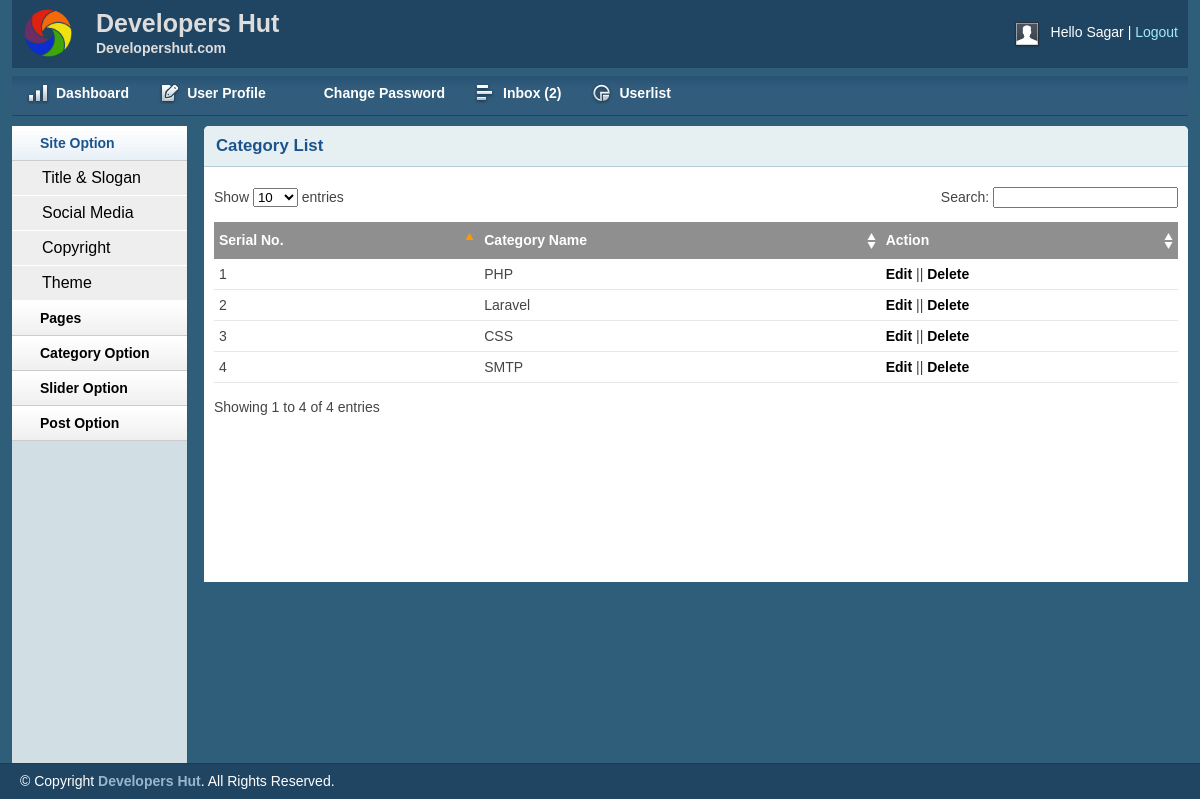
Screenshot of /admin/catlist.php (signed in) with the database file from the repository.
### tables this page shows
CREATE TABLE `tbl_category` (
  `id` int(11) NOT NULL,
  `name` varchar(50) NOT NULL
);

### lib/Database.php (called while the page is built, shortened)
<?php
Class Database{
	public $host   = DB_HOST;
	public $user   = DB_USER;
	public $pass   = DB_PASS;
	public $dbname = DB_NAME;
	public $link;
	private function connectDB(){
	$this->link = new mysqli($this->host, $this->user, $this->pass, $this->dbname);
 }
	public function select($query){
		$result = $this->link->query($query) or die($this->link->error.__LINE__);
		if($result->num_rows > 0){
			return $result;
		} else {
			return false;
		}
	}
}

### admin/catlist.php (the view, shortened to what this page needs)
<?php include 'inc/header.php' ?>
<?php include 'inc/sidebar.php' ?>
        <div class="grid_10">
            <div class="box round first grid">
                <h2>Category List</h2>
                <div class="block">
                    <table class="data display datatable" id="example">
					<thead>
						<tr>
							<th>Serial No.</th>
							<th>Category Name</th>
							<th>Action</th>
						</tr>
					</thead>
					<tbody>
					<?php
						$query  = "select * from tbl_category order by id";
						$result = $db->select($query);
						if ($result) {
							$i=0;
							while ($read=$result->fetch_assoc()) {
								$i++;
					?>
						<tr class="odd gradeX">
							<td><?php  echo $i ; ?></td>
							<td><?php  echo $read['name']; ?></td>
							<td>
								<?php
                                if ($_SESSION['role'] ==1 || $_SESSION['role'] ==3) {
                         		   ?>
								<a href="editcat.php?catid=<?php echo $read['id']; ?>">Edit</a> ||
									<a onclick="return confirm('Are you sure ??');" href="catlist.php?catid=<?php  echo $read['id']; ?>">Delete</a>
								<?php }else{
									echo 'No Action';
									} ?>
							</td>
						</tr>
					<?php
							}
								}
					?>
					</tbody>
				</table>
               </div>
            </div>
        </div>
<?php include 'inc/footer.php'?>

### admin/css/layout.css (style rules this page uses)
body { background: #fff none repeat scroll 0 0; color: #444; font-size: 14px; padding: 0; }
a { color: #000; font-weight:bold; text-decoration: none; }
h1, h2, h3, h4, h5, h6 { line-height:1.2em; margin-bottom:.3em; }
h2 { margin-top:1em; }
.box { background:#fff; margin-bottom:20px; padding:10px 10px 10px 10px; margin-left:-8px; }
.box.grid { padding-bottom:40px; }
.box.round { -moz-border-radius: 5px 5px 0px 0px; -webkit-border-radius: 5px 5px 0px 0px; border-radius: 5px 5px 0px 0px; }
.box h2 { font-size:1.2em; font-weight:bold; color:#1B548D; background:#E6F0F3; margin:-10px -10px 0 -10px; padding:10px 12px; border-bottom:1px solid #B3CBD6; -moz-border-radius: 5px 5px 0px 0px; -webkit-border-radius: 5px 5px 0px 0px; border-radius: 5px 5px 0px 0px; }
.box.first { min-height: 406px; }
.block { padding-top:20px; }
.block { padding-bottom:1px; }
table.display { margin: 0 auto; clear: both; width: 100%; }
.sorting_asc { background: #8f8f8f url(../img/table/sort_asc.png) no-repeat center right; padding:8px 5px; text-align:left; color:#fff; }
.sorting { background:#8f8f8f url(../img/table/sort_both.png) no-repeat center right; padding:8px 5px; text-align:left; color:#fff; }
tr.odd { height: 30px; line-height: 30px; border-bottom:1px solid #e6e6e6; }
tr.even { height: 30px; line-height: 30px; border-bottom:1px solid #e6e6e6; }
tr.odd td, tr.even td { padding-left:5px; }

### rows the page displays
tbl_category: name "PHP"
tbl_category: name "Laravel"
tbl_category: name "CSS"
tbl_category: name "SMTP"

### other values shown
$_SESSION['username'] "Sagar"
$row "2"
